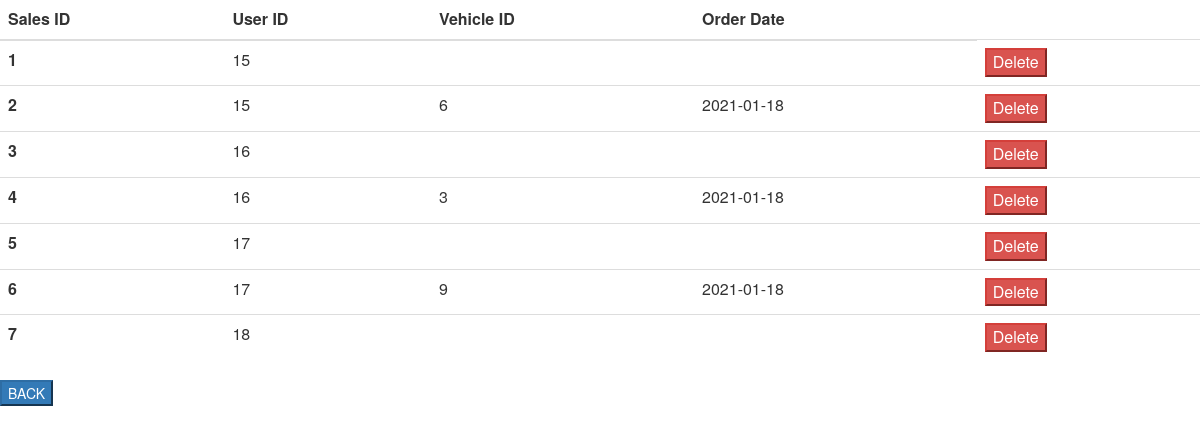
The app's page /admin/sales.php (signed in) with its own data.
### tables this page shows
CREATE TABLE `sales` (
  `sales_id` int(11) NOT NULL,
  `user_id` int(11) DEFAULT NULL,
  `veh_id` int(11) DEFAULT NULL,
  `order_date` date DEFAULT NULL
);

### admin/sales.php (the view, shortened to what this page needs)
<?php
if(isset($_SESSION['id']))
{
    $connection=mysqli_connect("localhost","root","","dbms");
    ?>
    <html>
    <link href="//maxcdn.bootstrapcdn.com/bootstrap/3.3.0/css/bootstrap.min.css" rel="stylesheet" id="bootstrap-css">
    <body>
    <?php
    $sql="SELECT * FROM sales;";
    $result=mysqli_query($connection,$sql);
    $resultcheck=mysqli_num_rows($result);
    if($resultcheck>0)
    {
    ?>
    <table class="table">
        <thead class="thead-dark">
        <tr>
            <th scope="col">Sales ID</th>
            <th scope="col">User ID</th>
            <th scope="col">Vehicle ID</th>
            <th scope="col">Order Date</th>
        </tr>
        </thead>
        <?php
        while($row=mysqli_fetch_assoc($result))
        {
            ?>
            <tr>
                <th scope="col"><?php echo $row['sales_id'];?></th>
                <td><?php echo $row['user_id'];?></td>
                <td><?php echo $row['veh_id'];?></td>
                <td><?php echo $row['order_date'];?></td>
                <?php echo "<td><a href=delete_sales.php?id=".$row['sales_id']."><button class='btn-danger' >Delete</button></a></td>"?>
            </tr>
            <?php
        }
        }
        else
        {
            echo "<h1><center>No Data Found!!!!!!</center></h1>";
        }
        ?>
    </table>
    <a href="home.php">
        <button class="btn-primary" value="logout">BACK</button>
    </body>
    </html>
    <?php
}
else
{
    header('Location:login.php');
}
?>

### records on screen
sales: sales_id "1", user "15"
sales: sales_id "2", user "15", veh "6", order_date "2021-01-18"
sales: sales_id "3", user "16"
sales: sales_id "4", user "16", veh "3", order_date "2021-01-18"
sales: sales_id "5", user "17"
sales: sales_id "6", user "17", veh "9", order_date "2021-01-18"
sales: sales_id "7", user "18"
